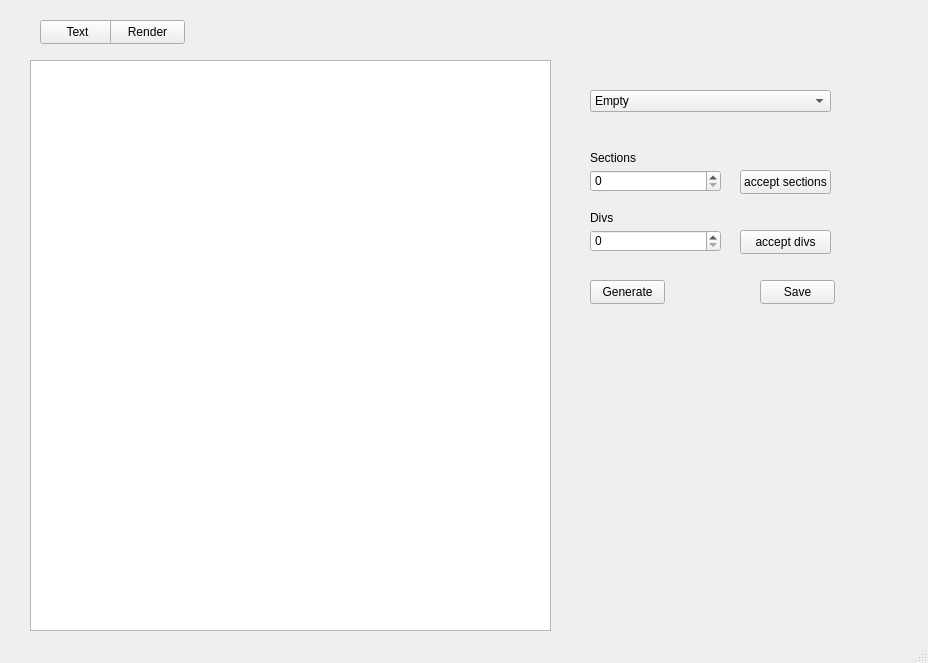
<?xml version="1.0" encoding="UTF-8"?>
<ui version="4.0">
 <class>MainWindow</class>
 <widget class="QMainWindow" name="MainWindow">
  <property name="geometry">
   <rect>
    <x>0</x>
    <y>0</y>
    <width>928</width>
    <height>663</height>
   </rect>
  </property>
  <property name="acceptDrops">
   <bool>true</bool>
  </property>
  <property name="windowTitle">
   <string>MainWindow</string>
  </property>
  <widget class="QWidget" name="centralwidget">
   <widget class="QComboBox" name="templates">
    <property name="geometry">
     <rect>
      <x>590</x>
      <y>90</y>
      <width>241</width>
      <height>22</height>
     </rect>
    </property>
    <property name="editable">
     <bool>false</bool>
    </property>
    <item>
     <property name="text">
      <string>Empty</string>
     </property>
    </item>
    <item>
     <property name="text">
      <string>Standard</string>
     </property>
    </item>
   </widget>
   <widget class="QSpinBox" name="sections_spin">
    <property name="geometry">
     <rect>
      <x>590</x>
      <y>170</y>
      <width>131</width>
      <height>22</height>
     </rect>
    </property>
   </widget>
   <widget class="QPushButton" name="sections_btn">
    <property name="geometry">
     <rect>
      <x>740</x>
      <y>170</y>
      <width>91</width>
      <height>24</height>
     </rect>
    </property>
    <property name="text">
     <string>accept sections</string>
    </property>
   </widget>
   <widget class="QLabel" name="sections_label">
    <property name="geometry">
     <rect>
      <x>590</x>
      <y>150</y>
      <width>49</width>
      <height>16</height>
     </rect>
    </property>
    <property name="text">
     <string>Sections</string>
    </property>
   </widget>
   <widget class="QSpinBox" name="divs_spin">
    <property name="geometry">
     <rect>
      <x>590</x>
      <y>230</y>
      <width>131</width>
      <height>22</height>
     </rect>
    </property>
   </widget>
   <widget class="QLabel" name="divs_label">
    <property name="geometry">
     <rect>
      <x>590</x>
      <y>210</y>
      <width>49</width>
      <height>16</height>
     </rect>
    </property>
    <property name="text">
     <string>Divs</string>
    </property>
   </widget>
   <widget class="QPushButton" name="divs_btn">
    <property name="geometry">
     <rect>
      <x>740</x>
      <y>230</y>
      <width>91</width>
      <height>24</height>
     </rect>
    </property>
    <property name="text">
     <string>accept divs</string>
    </property>
   </widget>
   <widget class="QPushButton" name="generate_btn">
    <property name="geometry">
     <rect>
      <x>590</x>
      <y>280</y>
      <width>75</width>
      <height>24</height>
     </rect>
    </property>
    <property name="text">
     <string>Generate</string>
    </property>
   </widget>
   <widget class="QPushButton" name="text_btn">
    <property name="geometry">
     <rect>
      <x>40</x>
      <y>20</y>
      <width>75</width>
      <height>24</height>
     </rect>
    </property>
    <property name="text">
     <string>Text</string>
    </property>
   </widget>
   <widget class="QPushButton" name="render_btn">
    <property name="geometry">
     <rect>
      <x>110</x>
      <y>20</y>
      <width>75</width>
      <height>24</height>
     </rect>
    </property>
    <property name="text">
     <string>Render</string>
    </property>
   </widget>
   <widget class="QPushButton" name="save_btn">
    <property name="geometry">
     <rect>
      <x>760</x>
      <y>280</y>
      <width>75</width>
      <height>24</height>
     </rect>
    </property>
    <property name="text">
     <string>Save</string>
    </property>
   </widget>
   <widget class="QTextEdit" name="text_edit">
    <property name="geometry">
     <rect>
      <x>30</x>
      <y>60</y>
      <width>521</width>
      <height>571</height>
     </rect>
    </property>
    <property name="focusPolicy">
     <enum>Qt::ClickFocus</enum>
    </property>
    <property name="acceptDrops">
     <bool>false</bool>
    </property>
    <property name="tabChangesFocus">
     <bool>false</bool>
    </property>
    <property name="lineWrapMode">
     <enum>QTextEdit::NoWrap</enum>
    </property>
    <property name="html">
     <string>&lt;!DOCTYPE HTML PUBLIC &quot;-//W3C//DTD HTML 4.0//EN&quot; &quot;http://www.w3.org/TR/REC-html40/strict.dtd&quot;&gt;
&lt;html&gt;&lt;head&gt;&lt;meta name=&quot;qrichtext&quot; content=&quot;1&quot; /&gt;&lt;meta charset=&quot;utf-8&quot; /&gt;&lt;style type=&quot;text/css&quot;&gt;
p, li { white-space: pre-wrap; }
hr { height: 1px; border-width: 0; }
li.unchecked::marker { content: &quot;\2610&quot;; }
li.checked::marker { content: &quot;\2612&quot;; }
&lt;/style&gt;&lt;/head&gt;&lt;body style=&quot; font-family:'Segoe UI'; font-size:9pt; font-weight:400; font-style:normal;&quot;&gt;
&lt;p style=&quot;-qt-paragraph-type:empty; margin-top:0px; margin-bottom:0px; margin-left:0px; margin-right:0px; -qt-block-indent:0; text-indent:0px;&quot;&gt;&lt;br /&gt;&lt;/p&gt;&lt;/body&gt;&lt;/html&gt;</string>
    </property>
   </widget>
  </widget>
  <widget class="QStatusBar" name="statusbar"/>
 </widget>
 <resources/>
 <connections/>
</ui>
